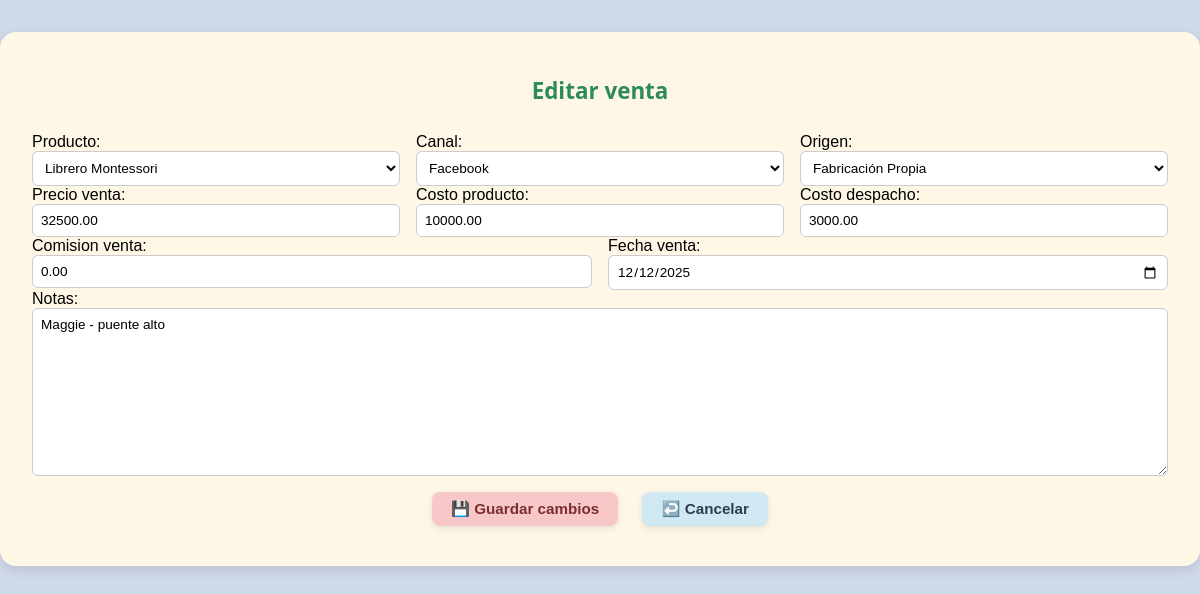
Screenshot of /ventas/39/editar/ with the database file from the repository.
### base/models.py (models this page shows, shortened)
class Venta(models.Model):
    producto = models.ForeignKey(Producto, on_delete=models.CASCADE)
    canal = models.CharField(max_length=50, choices=[
        ('instagram', 'Instagram'),
        ('facebook', 'Facebook'),
        ('mercado_libre', 'Mercado Libre'),
        ('ecommerce_vipalu', 'E-commerce Vipalú'),
        ('otro', 'Otro'),
    ])
    origen = models.CharField(
        max_length=50,
        choices=[
            ('fabricante', 'Fabricante'),
            ('propia', 'Fabricación Propia'),
        ],
        default='propia'  # ← Valor por defecto para registros existentes
    )
    fecha_venta = models.DateField()
    costo_producto = models.DecimalField(max_digits=10, decimal_places=2)
    precio_venta = models.DecimalField(max_digits=10, decimal_places=2)
    costo_despacho = models.DecimalField(max_digits=10, decimal_places=2, default=0)
    comision_venta = models.DecimalField(max_digits=10, decimal_places=2, default=0)
    notas = models.TextField(blank=True, null=True)
    VENDEDORES = [
        ('Marco', 'Marco'),
        ('Catalina', 'Catalina'),
    ]
    vendedor = models.CharField(
        max_length=100,
        choices=VENDEDORES,
        null=True,
        blank=True
    )

### base/views.py (the view)
# urls.py: path('ventas/<int:id>/editar/', views.editar_venta, name='editar_venta'),
def editar_venta(request, id):
    venta = get_object_or_404(Venta, id=id)
    if request.method == 'POST':
        form = VentaForm(request.POST, instance=venta)
        if form.is_valid():
            form.save()
            return redirect('administracion_ventas')
    else:
        form = VentaForm(instance=venta)
    return render(request, 'editar_venta.html', {'form': form, 'venta': venta})

### base/forms.py
class VentaForm(forms.ModelForm):
    class Meta:
        model = Venta
        fields = '__all__'
        widgets = {
            'fecha_venta': forms.DateInput(attrs={'type': 'date'}),
            'vendedor': forms.Select(attrs={'class': 'form-control'}),  # ✅ NUEVO
        }

### base/models.py (called while the page is built)
    def __str__(self):
        return self.nombre

### base/templates/editar_venta.html (shortened to what this page needs)
{% block content %}
<div class="formulario-ventas">
    <h2>Editar venta</h2>
    <form method="POST">
        <div class="fila-formulario">
            <div>{{ form.producto.label_tag }}{{ form.producto }}</div>
            <div>{{ form.canal.label_tag }}{{ form.canal }}</div>
            <div>{{ form.origen.label_tag }}{{ form.origen }}</div>
        </div>
        <div class="fila-formulario">
            <div>{{ form.precio_venta.label_tag }}{{ form.precio_venta }}</div>
            <div>{{ form.costo_producto.label_tag }}{{ form.costo_producto }}</div>
            <div>{{ form.costo_despacho.label_tag }}{{ form.costo_despacho }}</div>
        </div>
        <div class="fila-formulario">
            <div>{{ form.comision_venta.label_tag }}{{ form.comision_venta }}</div>
            <div>{{ form.fecha_venta.label_tag }}{{ form.fecha_venta }}</div>
        </div>
        <div class="fila-formulario">
            <div style="flex: 1 1 100%;">{{ form.notas.label_tag }}{{ form.notas }}</div>
        </div>
        <div class="botones-horizontal">
            <button type="submit" class="boton-registro">💾 Guardar cambios</button>
            <a href="{% url 'administracion_ventas' %}" class="boton-cancelar">↩️ Cancelar</a>
        </div>
    </form>
</div>
{% endblock %}

### base/templates/editar_venta.html (style rules this page uses)
.formulario-ventas { background-color: #fff7e6; padding: 1.5rem 2rem; border-radius: 16px; box-shadow: 0 4px 12px rgba(0,0,0,0.1); max-width: 1200px; margin: 2rem auto; display: flex; flex-direction: column; gap: 1.2rem; }
.formulario-ventas h2 { text-align: center; color: #2E8B57; font-family: 'Segoe UI', sans-serif; font-size: 1.4rem; margin-bottom: 0.5rem; }
.fila-formulario { display: flex; gap: 1rem; flex-wrap: wrap; justify-content: space-between; }
.fila-formulario > div { flex: 1 1 200px; }
.formulario-ventas input, .formulario-ventas select, .formulario-ventas textarea { width: 100%; padding: 0.5rem; border: 1px solid #ccc; border-radius: 6px; font-size: 0.85rem; font-family: 'Quicksand', sans-serif; background-color: #ffffff; }
.botones-horizontal { display: flex; justify-content: center; gap: 1.5rem; margin-top: 1rem; }
.boton-registro { background-color: #f8c8c8; color: #7a2e2e; padding: 0.5rem 1.2rem; border: none; border-radius: 8px; font-weight: bold; font-size: 0.95rem; cursor: pointer; transition: background-color 0.3s ease; box-shadow: 0 2px 6px rgba(0,0,0,0.1); }
.boton-cancelar { background-color: #d0e8f2; color: #2c3e50; padding: 0.5rem 1.2rem; border: none; border-radius: 8px; font-weight: bold; font-size: 0.95rem; cursor: pointer; transition: background-color 0.3s ease; box-shadow: 0 2px 6px rgba(0,0,0,0.1); text-decoration: none; display: inline-block; }

### rows the page displays
Venta: producto "Librero Montessori", canal "Facebook", origen "Fabricación Propia", precio_venta "32500.00", costo_producto "10000.00", costo_despacho "3000.00", comision_venta "0.00", fecha_venta "12/12/2025", notas "Maggie - puente alto"
